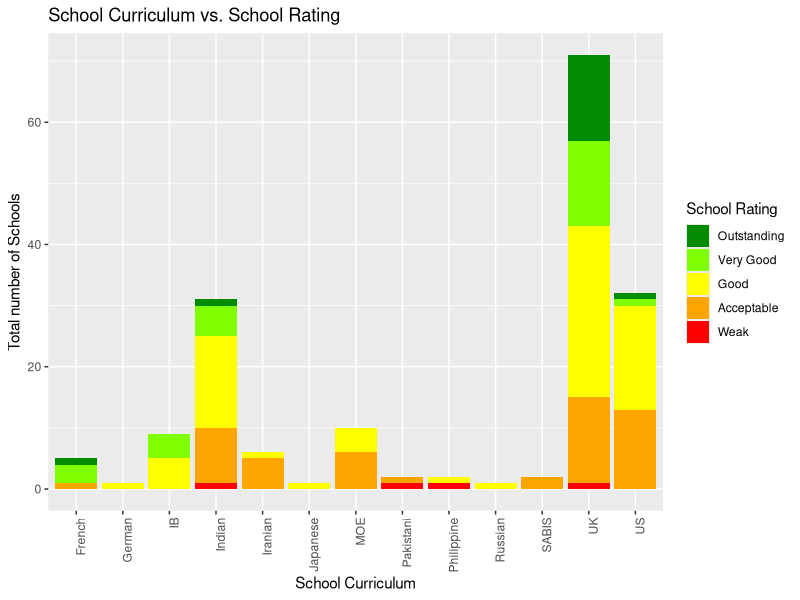
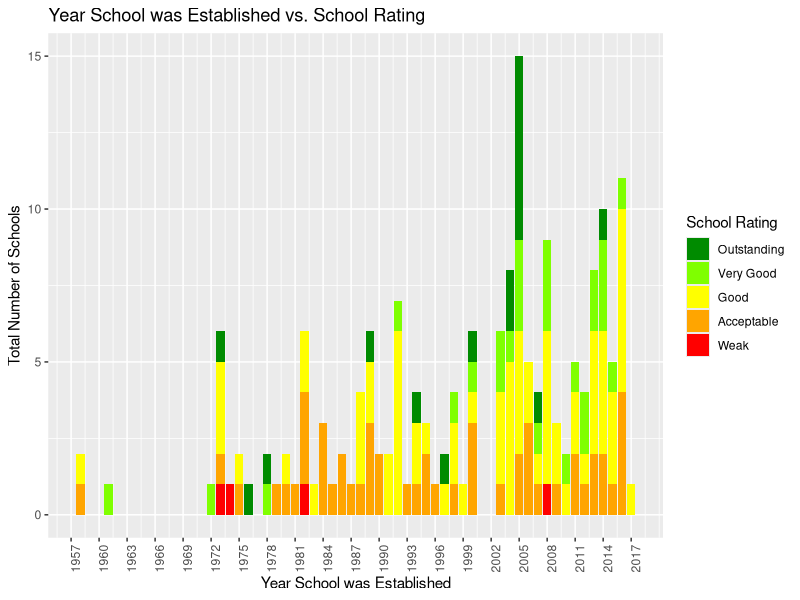
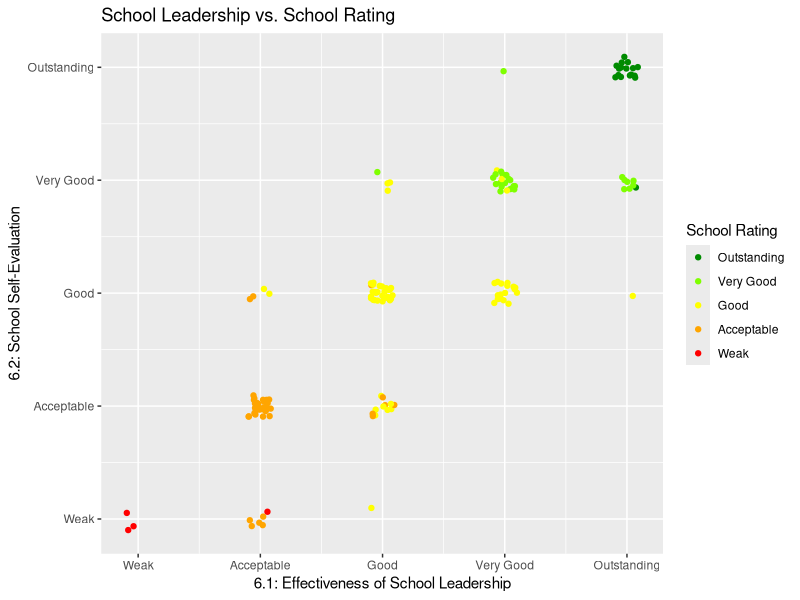
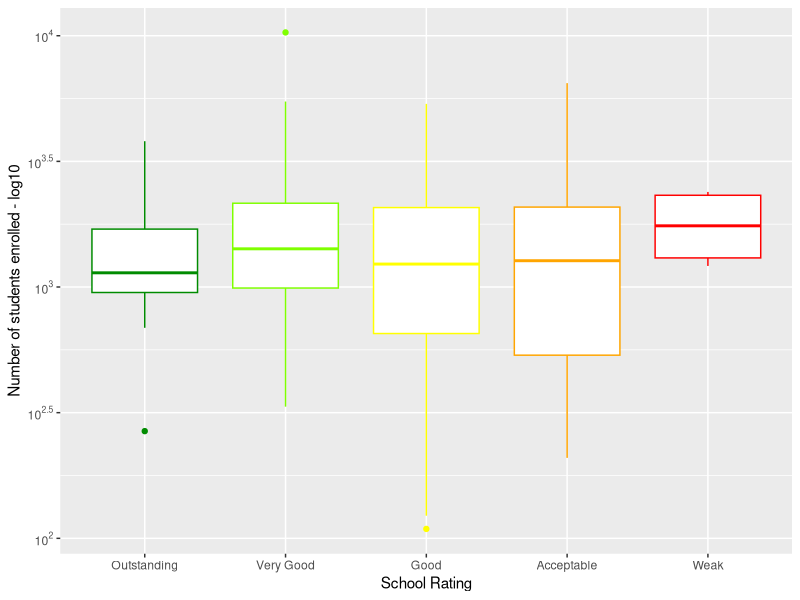
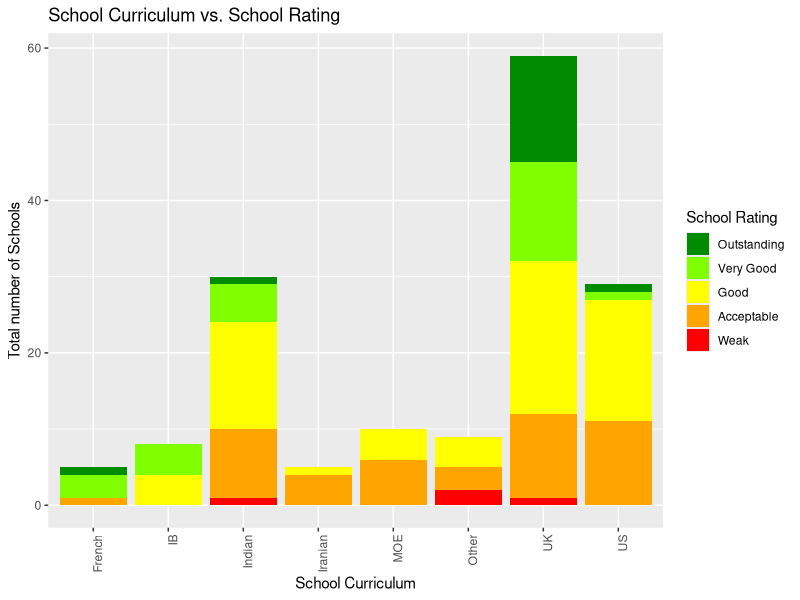
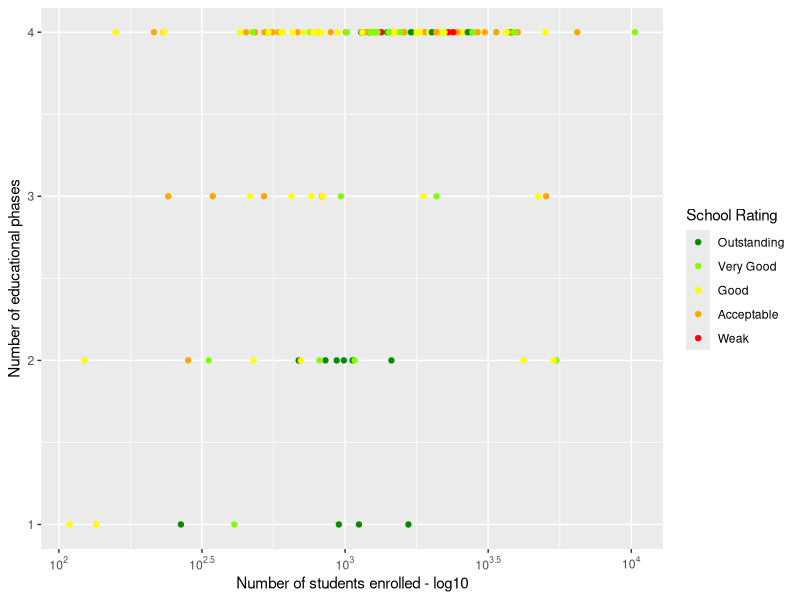
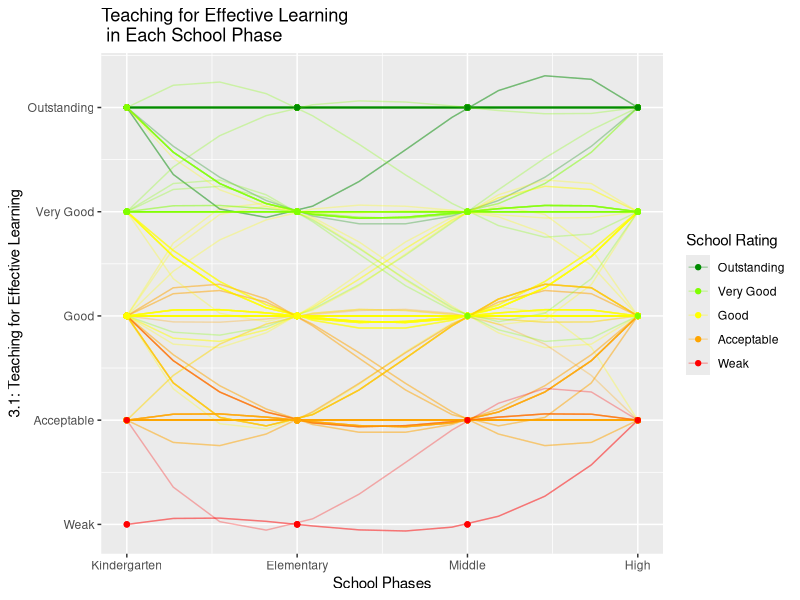
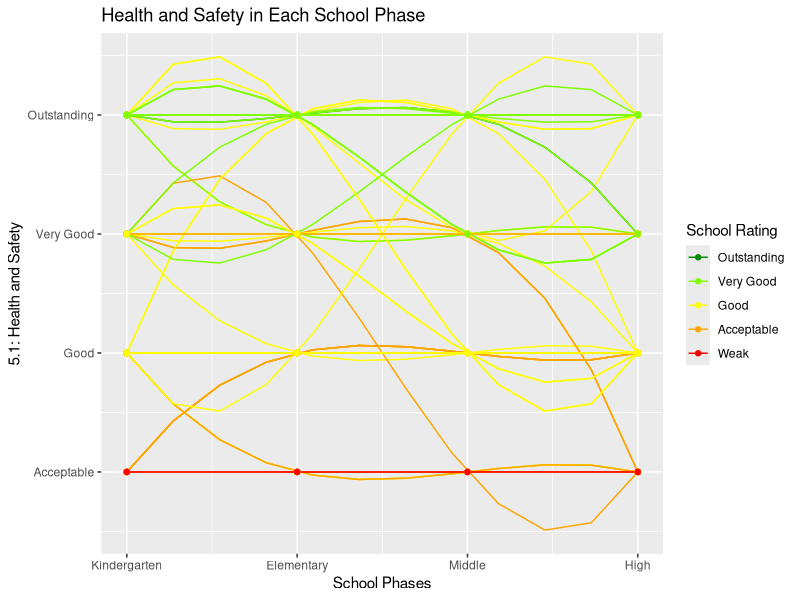

Source code (R) for these figures, in order: (Note: this script raises an error after producing the figures.)
if(!require(dplyr)) install.packages("dplyr", repos = "http://cran.us.r-project.org")
if(!require(stringr)) install.packages("stringr", repos = "http://cran.us.r-project.org")
if(!require(caret)) install.packages("caret", repos = "http://cran.us.r-project.org")
if(!require(tidyverse)) install.packages("tidyverse", repos = "http://cran.us.r-project.org")
if(!require(ggplot2)) install.packages("ggplot2", repos = "http://cran.us.r-project.org")
if(!require(wordcloud)) install.packages("wordcloud", repos = "http://cran.us.r-project.org")
if(!require(ggthemes)) install.packages("ggthemes", repos = "http://cran.us.r-project.org")
if(!require(readxl)) install.packages("readxl", repos = "http://cran.us.r-project.org")
if(!require(randomForest)) install.packages("randomForest", repos = "http://cran.us.r-project.org")
if(!require(rpart)) install.packages("rpart", repos = "http://cran.us.r-project.org")
if(!require(GGally)) install.packages("GGally", repos = "http://cran.us.r-project.org")
if(!require(scales)) install.packages("scales", repos = "http://cran.us.r-project.org")



library(dplyr)
library(stringr)
library(caret)
library(tidyverse)
library(ggplot2)
library(wordcloud)
library(ggthemes)
library(readxl)
library(randomForest)
library(rpart)
library(GGally)

letter_rated <- function(v){
  v <- v %>% as.character %>% as.factor
  levels(v) <- list(Outstanding="5", VeryGood="4",
                    Good="3", Acceptable="2",Weak="1")
  return(v)
}

dsib<- read.csv("dsib.csv")
dsib <- dsib %>% as.data.frame
dsib <- dsib %>% mutate(School.Name= as.character(School.Name))
schooldata <- read.csv("schooldata.csv")
schooldata <- schooldata %>% select (-(grades)) %>% select(-School.Name)

schools <- left_join(dsib, schooldata, by=c("Schoolid"= "schoolid"))
schools <- schools %>% filter(!is.na(curriculum) )

curris <- schools$curriculum %>% str_split("-", simplify=TRUE)
schools <- schools %>% mutate (curriculum= curris[,1], dual= curris[,2])

schools <- schools %>% mutate (rating= as.factor(r1819*-1) )
levels(schools$rating) <- c("Outstanding", "Very Good","Good","Acceptable","Weak")
schools$rating <- ordered(schools$rating, levels=c("Outstanding", "Very Good","Good","Acceptable","Weak"))

#school curriculum vs. school rating distribution
rcolors <- c("green4", "chartreuse", "yellow","orange", "red")

schools %>% group_by(curriculum, rating) %>% summarize(total= n()) %>%
  ggplot(aes(curriculum,total, fill= rating)) +
  geom_bar(position="stack", stat="identity") +
  scale_fill_manual("School Rating", values= rcolors)+
  xlab("School Curriculum")+
  ylab("Total number of Schools")+
  ggtitle("School Curriculum vs. School Rating")+
  theme(axis.text.x=element_text(angle=90,hjust=1))


#Year School was Established vs. Rating
schools %>% group_by(established, rating) %>% summarize(total= n()) %>% 
  ggplot(aes(established, total, fill= rating)) +
  geom_bar(position="stack", stat="identity") +
  scale_fill_manual("School Rating",values= rcolors)+
  scale_x_continuous(name= "Year School was Established", breaks=seq(1957,2017,3)) +
  ylab("Total Number of Schools")+
  ggtitle("Year School was Established vs. School Rating")+
  theme(axis.text.x=element_text(angle=90,hjust=1))
 
 #School Leadership Effectiveness and School Self Evaluation, vs. rating
 schools %>% ggplot(aes(P6.1, P6.2, color= rating)) +
   geom_jitter(width=0.1, height = 0.1)+
   scale_color_manual("School Rating",values= rcolors)+
   scale_x_continuous(name= "6.1: Effectiveness of School Leadership", breaks= c(1,2,3,4,5),
                      labels=c( "Weak", "Acceptable","Good","Very Good","Outstanding" ) ) +
   scale_y_continuous(name= "6.2: School Self-Evaluation", breaks= c(1,2,3,4,5),
                      labels=c( "Weak", "Acceptable","Good","Very Good","Outstanding" ) )+
   ggtitle("School Leadership vs. School Rating")

 #Student Enrollment vs. School Rating
 library(scales)
 schools %>% group_by(rating, enroll1819) %>% summarize(totalen= sum(enroll1819)) %>%
   ggplot(aes(rating, enroll1819, color= rating)) +
   geom_boxplot() + 
   scale_y_log10(name= "Number of students enrolled - log10", 
                 breaks= trans_breaks("log10", function(x) 10^x),
                 labels = trans_format("log10", math_format(10^.x))) +
   xlab("School Rating")+
   scale_color_manual(values= rcolors)+
   theme(legend.title = element_blank(), legend.position = "none") 
 
 
#Converting curriculum categorical data into numeric
# schools <- schools %>% mutate(curriculum = unclass(curriculum),
#                               dual= unclass(dual))

dps <- schools %>% select(Schoolid, School.Name,location, curriculum, dual,
                          established, enroll1819, KG3.1, E3.1, M3.1, H3.1,
                          KG5.1, E5.1, M5.1, H5.1, KG5.2, E5.2, M5.2, H5.2,
                          P6.1, P6.2, P6.3, P6.4, P6.5, r1617, r1718, r1819, rating) %>% 
                          filter(!is.na(P6.1))

#Grouping schools with "rare" curriculums
Other <- c("Japanese", "Russian", "Pakistani","Philippine", "SABIS", "German")
saved_cur <-  dps$curriculum
dps <- dps %>% mutate (curriculum= ifelse(curriculum %in% Other, "Other", saved_cur)) %>%
  mutate( curriculum= as.factor(curriculum))

#regraphing school curriculum vs. school rating 
dps %>% group_by(curriculum, rating) %>% summarize(total= n()) %>%
  ggplot(aes(curriculum,total, fill=  rating)) +
  geom_bar(position="stack", stat="identity") +
  scale_fill_manual("School Rating", values= rcolors)+
  xlab("School Curriculum")+
  ylab("Total number of Schools")+
  ggtitle("School Curriculum vs. School Rating")+
  theme(axis.text.x=element_text(angle=90,hjust=1))



#RMSE function
RMSE <- function(trueratings, predictedratings){
  sqrt(mean((trueratings-predictedratings)^2))
}

dps[is.na(dps)] <- 0
dps <- dps %>% mutate(phases=4)
dps$phases<- 4-rowSums(dps[,8:11]==0)

dps <- dps %>% mutate(enroll= round(enroll1819/150),
                          E= round(established/3)*3,
                          phase_size = ceiling((enroll1819/phases)/100)*100,
                          te_avg= ((KG3.1+ E3.1+ M3.1+ H3.1)/phases),
                          safe_avg=(KG5.1+ E5.1+ M5.1+ H5.1)/phases,
                          avg= ((P6.1+ P6.2)/2))
dps$dual[dps$dual==""] <- c("None")

#Student Enrollment per phase
dps %>% 
  ggplot(aes(y=phases, x=enroll1819, color= rating)) +
  geom_point() + 
  scale_x_log10(name= "Number of students enrolled - log10", 
                breaks= trans_breaks("log10", function(x) 10^x),
                labels = trans_format("log10", math_format(10^.x) )) +
  ylab("Number of educational phases") +
  scale_color_manual("School Rating", values= rcolors)

#The teaching effect vs. school rating
teachingmat <- dps %>% select(KG3.1, E3.1, M3.1, H3.1, r1819, rating)
zeroindex <- which(teachingmat==0)
zindex <- arrayInd(zeroindex,dim(teachingmat))[,1]
teachingmat[teachingmat==0] <- teachingmat$r1819[zindex]
teachingmat %>% select(KG3.1, E3.1, M3.1, H3.1, r1819, rating)  %>% 
  ggparcoord(columns= 1:4,
             groupColumn= 6,
             showPoints=TRUE,
             scale= "globalminmax",
             alphaLines= 0.3, splineFactor= TRUE) +
  scale_color_manual(values= rcolors,"School Rating" ) +
  scale_y_continuous(name= "3.1: Teaching for Effective Learning",
                     breaks= c(1,2,3,4,5),
                     labels= c( "Weak", "Acceptable","Good","Very Good","Outstanding" ) ) +
  scale_x_continuous(name= "School Phases",
                     breaks= c(1,2,3,4),
                     labels= c( "Kindergarten", "Elementary", "Middle", "High" ) )+
  ggtitle("Teaching for Effective Learning\n in Each School Phase")

#health and safety vs. School rating

safetymat <- dps %>% select(KG5.1, E5.1, M5.1, H5.1, r1819, rating)
zeroindex <- which(safetymat==0)
zindex <- arrayInd(zeroindex,dim(safetymat))[,1]
safetymat[safetymat==0] <- safetymat$r1819[zindex]
safetymat  %>%
  ggparcoord(columns= 1:4,
             groupColumn= 6,
             showPoints=TRUE,
             scale= "globalminmax",
             alphaLines= 1, splineFactor= TRUE) +
  scale_color_manual(values= rcolors,"School Rating" ) +
  scale_y_continuous(name= "5.1: Health and Safety",
                     breaks= c(1,2,3,4,5),
                     labels= c( "Weak", "Acceptable","Good","Very Good","Outstanding" ) ) +
  scale_x_continuous(name= "School Phases",
                     breaks= c(1,2,3,4),
                     labels= c( "Kindergarten", "Elementary", "Middle", "High" ) )+
  ggtitle("Health and Safety in Each School Phase")

#Previous school rating vs. School rating 18-19
dps %>% ggplot(aes(y= r1617, yend= r1819, x= School.Name, xend=School.Name) )+ 
  geom_segment( color= "grey") +
  geom_point(aes(color= '16-17')) + 
  geom_point(aes(dps$School.Name, dps$r1718,
                 color= '17-18'), shape= 17) + 
  geom_point(aes(dps$School.Name, dps$r1819,
                 color= '18-19'), shape= 15)+
  scale_y_continuous(name="School Inspection Results",
                     breaks= c(1,2,3,4,5),
                     labels= c( "Weak", "Acceptable","Good","Very Good","Outstanding" )) +
  xlab("School Name") +
  scale_color_manual("School Rating", values=c("red", "blue", "darkgreen") ) +
  theme(axis.text.x=element_text(angle=90,hjust=1, vjust=1, size=2))

#partitioning the data into training, testing, and validation sets

set.seed(311)
testindex <- createDataPartition(y = dps$r1819, times = 1, p = 0.3, list = FALSE)
train <- dps[-testindex,]
testing <- dps[testindex,]

set.seed(311)
t_index <- createDataPartition(y = testing$r1819, times = 1, p = 0.5, list = FALSE)
test <- testing[-t_index,]
validation  <- testing[t_index,]

#Average school rating
mu <- mean(train$r1819)
test <- test %>% mutate(predicted= mu)
method<- c("")
rmserror<- 0

errors <- data.frame(method, rmserror, stringsAsFactors = FALSE)
errors <- errors %>% mutate(method= c("RMSE from using the mean rating only:"),
                             rmserror= RMSE(test$r1819, test$predicted))
#The curriculum effect

#calculating mean of curriculum
curriculumbias <- train  %>% group_by(curriculum) %>% summarize(b_curr = mean(r1819- mu))

train <- train %>% left_join(curriculumbias)

test<- test %>% left_join(curriculumbias)%>%
  mutate(predicted= mu+b_curr)

dualbias <- train %>% group_by(dual) %>% summarize (b_dual= mean(r1819- mu - b_curr))
train <- train %>% left_join(dualbias)
test <- test %>% left_join(dualbias) %>% mutate(predicted= mu + b_curr + b_dual)

errors <- errors %>% add_row(method= c("RMSE from using the mean and curriculum effect"),
                             rmserror= RMSE(test$r1819, test$predicted))


#calculating Leadership effects
#SEF effect
SEFbias <- train  %>%
   group_by (avg) %>%
  summarize(b_l = mean(r1819 - mu - b_curr - b_dual))

train <- train %>% left_join(SEFbias)

test <- test %>% left_join(SEFbias)%>%
  mutate(predicted= mu + b_curr + b_dual + b_l)

errors <- errors %>% add_row(method= c("RMSE from using the mean, curriculum,and leadership effects"),
                             rmserror= RMSE(test$r1819, test$predicted))

#Year school was established effect

establishedbias <- train  %>% group_by(E) %>% 
  summarize(b_est = mean(r1819- mu- b_curr- b_dual - b_l))
train <- train %>% left_join (establishedbias)
test <- test %>% left_join(establishedbias) %>% 
  mutate(predicted= mu + b_curr + b_dual +b_l+ b_est) 

#fail safe against data partition
test$b_est[is.na(test$predicted)] <- 0
test <- test %>% mutate (predicted= mu + b_curr + b_dual +b_l+ b_est )
test$predicted[which(test$predicted>5)] <- 5

errors <- errors %>% add_row(
  method= c(
  "RMSE from using the mean, curriculum, leadership,\n and year established effects"),
                             rmserror= RMSE(test$r1819, test$predicted))


#Enrollment effect
enrollbias <- train %>%
  group_by(enroll) %>% summarize(b_en = mean(r1819- mu - b_curr - b_dual- b_l - b_est))
train <- train %>% left_join(enrollbias)
test <- test %>% left_join(enrollbias) %>%
  mutate(predicted= mu+b_curr+ b_dual + b_l + b_est+ b_en) 
test$b_en[is.na(test$predicted)] <- 0
test <- test %>% mutate(predicted= mu+b_curr+ b_dual + b_l + b_est+ b_en)
test$predicted[which(test$predicted>5)] <- 5

errors <- errors %>% add_row(method= c(
  "RMSE from using the mean, curriculum, leadership,\n and year established, enrollment effects"),
                             rmserror= RMSE(test$r1819, test$predicted))

#Teaching effect

teachingbias <- train %>% group_by(te_avg)%>%
 summarize(b_te= mean(r1819- mu - b_curr- b_dual -b_l-b_est-b_en))
train <- train %>% left_join(teachingbias)

test <- test %>% left_join(teachingbias)%>%
  mutate(predicted= mu + b_curr + b_dual + b_l + b_est + b_en + b_te) 
test$b_te[is.na(test$predicted)] <- 0
test <- test %>% mutate(predicted= mu + b_curr + b_dual + b_l + b_est + b_en + b_te) 
test$predicted[which(test$predicted>5)] <- 5
errors <- errors %>% add_row(method= c(
  "RMSE from using the mean, curriculum, leadership,\n and year established, enrollment, teaching effects"),
                             rmserror= RMSE(test$r1819, test$predicted))

#School size effect
sizebias <- train %>% group_by(phases,phase_size) %>% 
  summarize(b_ss=mean(r1819 - mu - b_curr - b_dual - b_l - b_est - b_en - b_te))
train <- train %>% left_join(sizebias)

test <- test %>% left_join(sizebias) %>%
  mutate(predicted= mu + b_curr + b_dual + b_l + b_est + b_en + b_te + b_ss) 
test$b_ss[is.na(test$predicted)] <- 0
test <- test %>% 
  mutate(predicted= mu + b_curr + b_dual + b_l + b_est + b_en + b_te + b_ss) 

test$predicted[which(test$predicted>5)] <- 5

errors <- errors %>% add_row(method= c(
  "RMSE from using the mean, curriculum, leadership,\n and year established, enrollment, teaching,\n school size effects"),
                             rmserror= RMSE(test$r1819, test$predicted))



#Safety bias

safetybias <- train %>% group_by(safe_avg) %>% 
 summarize(b_safe= mean(r1819- mu -b_curr -b_dual -b_l -b_est -b_en -b_te -b_ss))
train <- train %>% left_join(safetybias)

test <- test %>% left_join(safetybias) %>%
  mutate(predicted= mu +b_curr +b_dual +b_l +b_est +b_en +b_te +b_ss +b_safe) 

#failsafe against data partitioning
test$b_safe[is.na(test$predicted)] <- 0
test <- test %>% 
  mutate(predicted= mu + b_curr + b_dual + b_l + b_est + b_en + b_te + b_ss + b_safe) 
test$predicted[which(test$predicted>5)] <- 5

errors <- errors %>%
  add_row(method= c(
    "RMSE from using the mean, curriculum, leadership,\n and year established, enrollment, teaching,\n school size, safety effects"),
                             rmserror= RMSE(test$r1819, test$predicted))

#Previous rating bias 
prevbias <- train %>% group_by(r1617, r1718) %>% 
  summarize(b_prev= mean(r1819 -mu -b_curr -b_dual -b_l -b_est -b_en -b_te -b_ss -b_safe))

train <- train %>% left_join(prevbias)

test <- test %>% left_join(prevbias)%>%
  mutate(predicted= mu +b_curr +b_dual +b_l +b_est +b_en +b_te +b_ss +b_safe +b_prev) 

test$b_prev[is.na(test$predicted)] <- 0

test <- test %>% 
  mutate(predicted= mu +b_curr +b_dual +b_l +b_est +b_en +b_te +b_ss +b_safe +b_prev)
test$predicted[which(test$predicted>5)] <- 5

errors <- errors %>% add_row(method= c(
    "RMSE from using the mean, curriculum, leadership,\n and year established, enrollment, teaching,\n school size, safety, previous rating effects"),
    rmserror= RMSE(test$r1819, test$predicted))
errors


 test %>% ggplot(aes(y=r1819, x=predicted, color= as.factor(r1819) )) +
   geom_point() + scale_color_manual(values= ratingscolor) + xlab("test$predicted")


 #resetting trainset 
 train <- dps[-testindex,] 
 
 regularized <- function(lambda)
 {
   mu <- mean( train$r1819)
   
   curriculumbias <- train  %>% group_by(curriculum) %>% 
     summarize(b_curr= sum(r1819- mu)/(n()+lambda))
   train <- train %>% left_join(curriculumbias)
   
   dualbias <- train %>% group_by(dual) %>%
     summarize(b_dual= sum(r1819- mu -b_curr)/(n()+lambda))
   train <- train %>% left_join(dualbias)
   
   SEFbias <- train   %>% group_by (avg) %>% 
     summarize(b_l= sum(r1819- mu- b_curr -b_dual)/(n()+lambda))
   train <- train %>% left_join(SEFbias)
   
   establishedbias <- train %>% group_by(E) %>%
     summarize(b_est= sum(r1819- mu -b_curr -b_dual -b_l)/(n()+lambda))
   train <- train %>% left_join(establishedbias)
   
   enrollbias <- train %>% group_by(enroll) %>% 
     summarize(b_en= sum(r1819- mu -b_curr -b_dual -b_l -b_est)/(n()+lambda))
   train <- train %>% left_join(enrollbias)
 
   teachingbias <- train %>% group_by(te_avg) %>% 
     summarize(b_te= sum(r1819- mu -b_curr -b_dual -b_l -b_est -b_en)/(n()+lambda))
   train <- train %>% left_join(teachingbias)
   
   sizebias <- train %>% group_by(phases,phase_size) %>% 
     summarize(b_ss= sum(r1819- mu -b_curr -b_dual -b_l -b_est -b_en -b_te)/(n()+lambda))
   train <- train %>% left_join(sizebias)
   
   safetybias <- train %>% group_by(safe_avg) %>% 
     summarize(b_safe= sum(r1819- mu -b_curr -b_dual -b_l -b_est -b_en -b_te -b_ss)/(n()+lambda))
   train <- train %>% left_join(safetybias)
   
   prevbias <- train %>% group_by(r1617, r1718) %>% 
     summarize(b_prev=sum(r1819- mu -b_curr -b_dual -b_l -b_est -b_en -b_te -b_ss -b_safe)/(n()+lambda))
   train <- train %>% left_join(prevbias)
   
   train <- train %>% mutate(predicted= mu+b_curr +b_dual +b_l+b_est+b_en+b_te+b_ss+b_safe+b_prev)
   train$predicted[which(train$predicted>5)] <- 5
   
   RMSE(train$r1819, train$predicted)
   }
 
 lambdas <- seq(0,5,0.01)
 rmses <- sapply(lambdas, regularized)
 
 qplot(lambdas, rmses)
 lambda <- lambdas[which.min(rmses)]
 print("Minimum RMSE: ")
 min(rmses)

#resetting training again
train <- dps[-testindex,] 

#Using best lambda
curriculumbias <- train  %>% group_by(curriculum) %>% 
  summarize(b_curr= sum(r1819- mu)/(n()+lambda))
train <- train %>% left_join(curriculumbias)

dualbias <- train %>% group_by(dual) %>%
  summarize(b_dual= sum(r1819- mu -b_curr)/(n()+lambda))
train <- train %>% left_join(dualbias)

SEFbias <- train   %>% group_by (avg) %>% 
  summarize(b_l= sum(r1819- mu- b_curr -b_dual)/(n()+lambda))
train <- train %>% left_join(SEFbias)

establishedbias <- train %>% group_by(E) %>%
  summarize(b_est= sum(r1819- mu -b_curr -b_dual -b_l)/(n()+lambda))
train <- train %>% left_join(establishedbias)

enrollbias <- train %>% group_by(enroll) %>% 
  summarize(b_en= sum(r1819- mu -b_curr -b_dual -b_l -b_est)/(n()+lambda))
train <- train %>% left_join(enrollbias)

teachingbias <- train %>% group_by(te_avg) %>% 
  summarize(b_te= sum(r1819- mu -b_curr -b_dual -b_l -b_est -b_en)/(n()+lambda))
train <- train %>% left_join(teachingbias)

sizebias <- train %>% group_by(phases,phase_size) %>% 
  summarize(b_ss= sum(r1819- mu -b_curr -b_dual -b_l -b_est -b_en -b_te)/(n()+lambda))
train <- train %>% left_join(sizebias)

safetybias <- train %>% group_by(safe_avg) %>% 
  summarize(b_safe= sum(r1819- mu -b_curr -b_dual -b_l -b_est -b_en -b_te -b_ss)/(n()+lambda))
train <- train %>% left_join(safetybias)

prevbias <- train %>% group_by(r1617, r1718) %>% 
  summarize(b_prev=sum(r1819- mu -b_curr -b_dual -b_l -b_est -b_en -b_te -b_ss -b_safe)/(n()+lambda))
train <- train %>% left_join(prevbias)

train <- train %>% mutate(predicted= mu+b_curr +b_dual +b_l+b_est+b_en+b_te+b_ss+b_safe+b_prev)
train$predicted[which(train$predicted>5)] <- 5
RMSE(train$r1819, train$predicted)

test <- testing[-t_index,]

test <- test %>%
     left_join(curriculumbias) %>% left_join(dualbias) %>%
     left_join(SEFbias) %>% left_join(establishedbias) %>%
     left_join(enrollbias) %>% left_join(teachingbias)%>%
    left_join(sizebias) %>% left_join(safetybias) %>% left_join(prevbias) %>%
  mutate(predicted= mu +b_curr +b_dual +b_l +b_est +b_en +b_te +b_ss +b_safe +b_prev)

test[is.na(test)] <- 0
test <- test %>% mutate(predicted= mu +b_curr +b_dual +b_l +b_est +b_en +b_te +b_ss +b_safe +b_prev)
test$predicted[which(test$predicted>5)] <- 5

errors <- errors %>% add_row(method= c(
  "RMSE from using the mean, curriculum, leadership,\n and year established, enrollment, teaching,\n school size, safety, previous rating\n effects with regularization"),
  rmserror= RMSE(test$r1819, test$predicted))
errors

final <- validation%>% 
  left_join(curriculumbias) %>% left_join (dualbias) %>%
  left_join(SEFbias) %>% left_join(establishedbias) %>%
  left_join(enrollbias) %>% left_join(teachingbias) %>%
  left_join(sizebias) %>% left_join(safetybias) %>% left_join(prevbias)

final <- final %>% mutate(predicted= mu+b_curr +b_dual +b_l+b_est+b_en+b_te+b_ss+b_safe+b_prev) 
final$predicted[which(final$predicted>5)] <- 5


final$b_est[is.na(final$predicted)] <- 0
final$b_en[is.na(final$predicted)] <- 0
final$b_te[is.na(final$predicted)] <- 0
final$b_ss[is.na(final$predicted)] <- 0
final$b_safe[is.na(final$predicted)] <- 0
final$b_prev[is.na(final$predicted)] <- 0
  
final <- final %>% mutate(predicted= mu + b_curr + b_l + b_est +
                            b_en + b_te + b_ss + b_safe + b_prev) 
final$predicted[which(final$predicted>5)] <- 5

print(paste0("RMSE of validation dataset only: ", round(RMSE(final$r1819, final$predicted), digits=7)))
